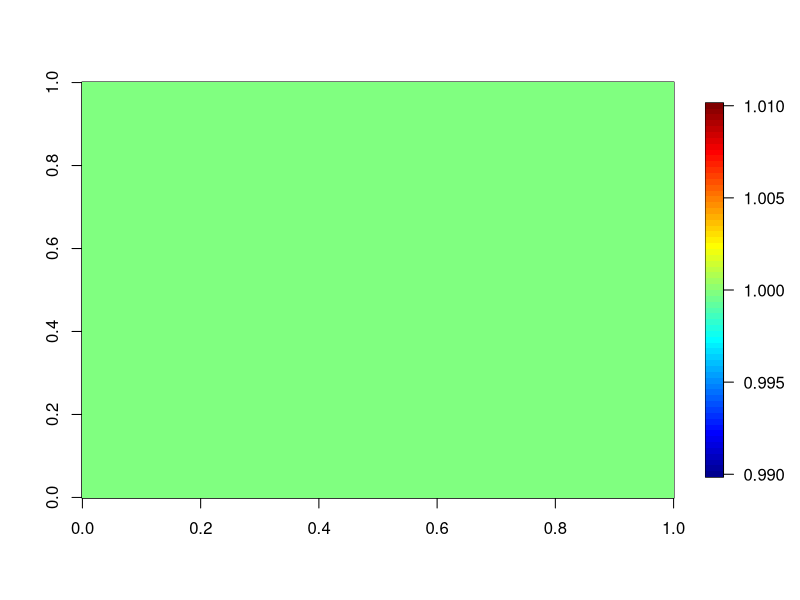

Write the R code that produced this figure. (Note: this script raises an error after producing the figure.)
library(fields)

rm(list = ls())

# Input
cons.out <- "../../../Data/Transformed/Livestock/livestockConsumptionFraction_30min_global.RDS"

# Setup
lats <- seq(-89.75, 89.75, by = 0.5)
lons <- seq(-179.75, 179.75, by = 0.5)

# Calculate
cons.map <- array(NA, dim = c(length(lons), length(lats)))
for (x in 1:dim(cons.map)[1]) {
  for (y in 1:dim(cons.map)[2]) {
    cons.map[x, y] <- 1
  }
}
image.plot(cons.map)

# Save
dir.create(dirname(cons.out))
saveRDS(cons.map, cons.out)
